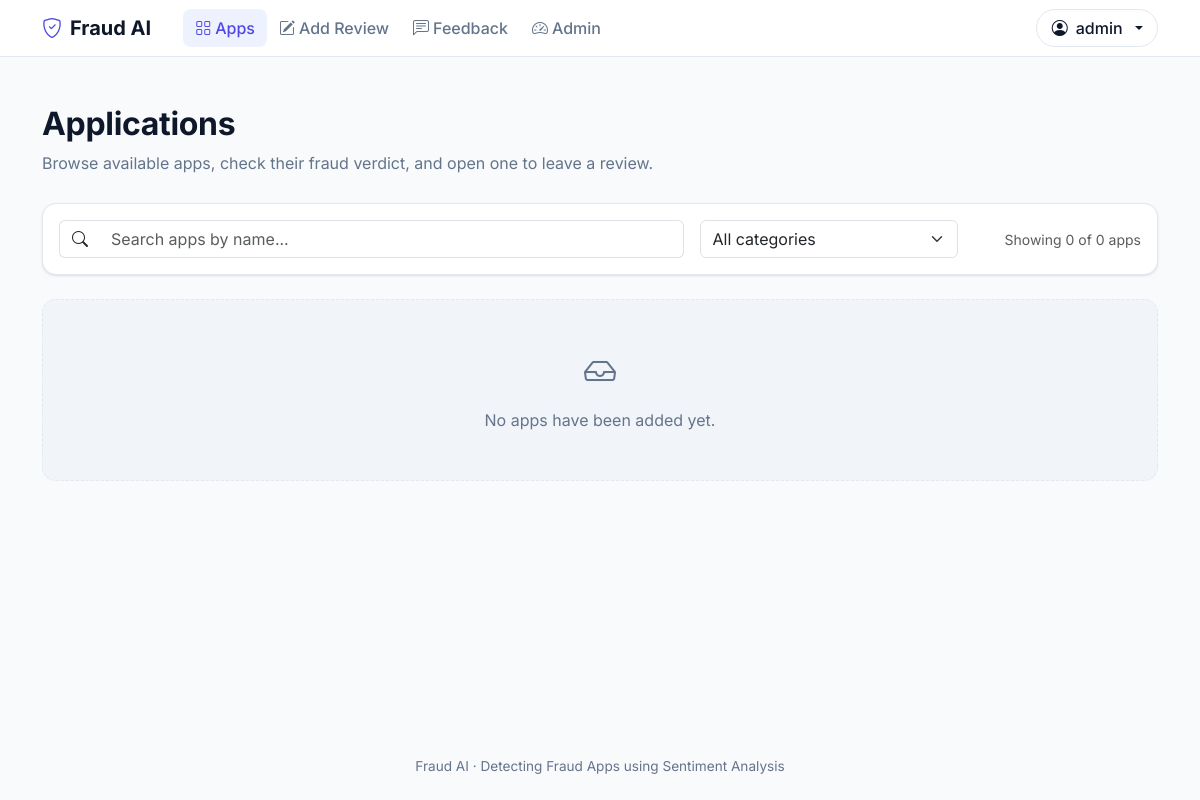
The page /apps (signed in) on the database as committed earlier.
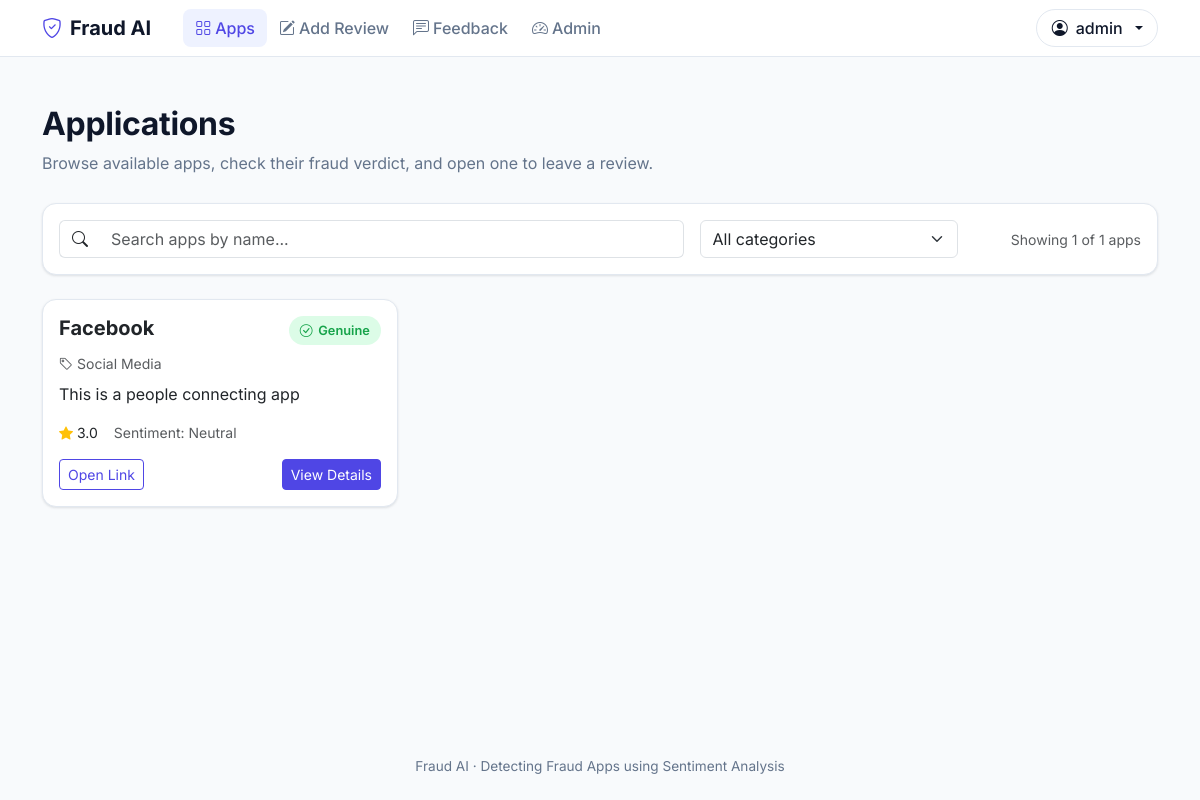
The same page on the database as committed later.
### tables this page shows
CREATE TABLE apps(
    id INTEGER PRIMARY KEY AUTOINCREMENT,
    name TEXT,
    category TEXT,
    review TEXT,
    sentiment TEXT,
    rating REAL
, link TEXT, description TEXT, image_url TEXT, status TEXT DEFAULT 'Unreviewed');

### app.py (the view)
@app.route('/apps')
@require_login
def apps():
    conn = db()
    app_rows = conn.execute("SELECT * FROM apps ORDER BY id DESC").fetchall()
    categories = [
        row[0] for row in conn.execute("SELECT DISTINCT category FROM apps WHERE category IS NOT NULL AND category != '' ORDER BY category")
    ]
    conn.close()
    return render_template("apps.html", apps=app_rows, categories=categories)

### app.py (called while the page is built)
def db():
    return sqlite3.connect("database.db")

def require_login(view):
    @wraps(view)
    def wrapped(*args, **kwargs):
        if not session.get('user'):
            flash("Please log in to continue.")
            return redirect('/login')
        return view(*args, **kwargs)
    return wrapped

### templates/apps.html (shortened to what this page needs)
{% extends "base.html" %}
{% block content %}
<div class="container py-5">
    <div class="page-header">
        <h2>Applications</h2>
        <p class="mb-0">Browse available apps, check their fraud verdict, and open one to leave a review.</p>
    </div>
    <div class="card card-flat mb-4">
        <div class="card-body">
            <div class="row g-3 align-items-center">
                <div class="col-md-7">
                    <div class="input-group">
                        <span class="input-group-text bg-white border-end-0"><i class="bi bi-search"></i></span>
                        <input type="text" id="searchInput" class="form-control border-start-0" placeholder="Search apps by name...">
                    </div>
                </div>
                <div class="col-md-3">
                    <select id="categoryFilter" class="form-select">
                        <option value="">All categories</option>
                    </select>
                </div>
                <div class="col-md-2 text-md-end text-muted small" id="resultCount"></div>
            </div>
        </div>
    </div>
    {% if apps %}
    <div class="row g-4" id="appGrid">
        {% for app in apps %}
        <div class="col-md-6 col-lg-4 app-card-wrap"
             data-name="{{ app[1]|lower }}"
             data-category="{{ (app[2] or '')|lower }}">
            <div class="card card-app h-100">
                <div class="card-body d-flex flex-column">
                    <div class="d-flex justify-content-between align-items-start mb-2">
                        <h5 class="fw-bold mb-0">{{ app[1] }}</h5>
                        {% if app[9] == 'Fraud' %}
                        <span class="pill pill-danger"><i class="bi bi-exclamation-triangle"></i> Fraud</span>
                        {% elif app[9] == 'Genuine' %}
                        <span class="pill pill-success"><i class="bi bi-check-circle"></i> Genuine</span>
                        {% else %}
                        <span class="pill pill-neutral">Unreviewed</span>
                        {% endif %}
                    </div>
                    <p class="text-muted small mb-2"><i class="bi bi-tag me-1"></i>{{ app[2] }}</p>
                    <p class="mb-3 flex-grow-1">{{ app[7] or 'No description provided.' }}</p>
                    <div class="d-flex align-items-center gap-3 mb-3 small">
                        <span><i class="bi bi-star-fill text-warning me-1"></i>{{ app[5] or '0.0' }}</span>
                        <span class="text-muted">Sentiment: {{ app[4] or 'Neutral' }}</span>
                    </div>
                    <div class="d-flex gap-2 mt-auto">
                        {% if app[6] %}
                        <a href="{{ app[6] }}" target="_blank" class="btn btn-outline-primary btn-sm">Open Link</a>
                        {% endif %}
                        <a href="/apps/{{ app[0] }}" class="btn btn-primary btn-sm ms-auto">View Details</a>
                    </div>
                </div>
            </div>
        </div>
        {% endfor %}
    </div>
    {% else %}
    <div class="empty-state">
        <i class="bi bi-inbox"></i>
        No apps have been added yet.
    </div>
    {% endif %}
</div>
{% endblock %}

Rows that differ between the two databases and show on the page:
added apps: name "Facebook", status "Genuine" (drawn), category "Social Media", description "This is a people connecting app", rating "3.0", sentiment "Neutral"
Other text that changed with them:
text written by a page script: "Showing 0 of 0 apps" → "Showing 1 of 1 apps"
text no longer shown: "No apps have been added yet."
